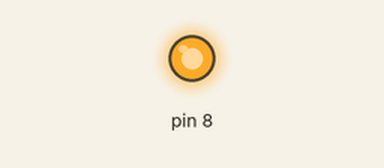
Simulated run of this sketch. Board: Arduino Uno, built with avr-gcc and run on an emulated ATmega328P. On the bench: output pins drawn as LEDs (lit = HIGH).

Above: at 1.0 s.
At 5.5 s:
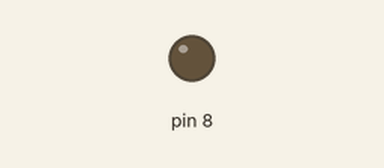
Timing chart, 0 to 6.9 s (numbered marks = the images above):
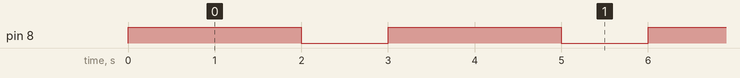

The sketch:

buzzerDemo.ino
```cpp
void setup() {
  pinMode(8,OUTPUT);
}

void loop() {
  // put your main code here, to run repeatedly:
  digitalWrite(8,1);
  delay(2000);
  digitalWrite(8,0);
  delay(1000);


}
```

Measured:
- by itself, pin 8: alternates HIGH for 2.0 s and LOW for 1.0 s
